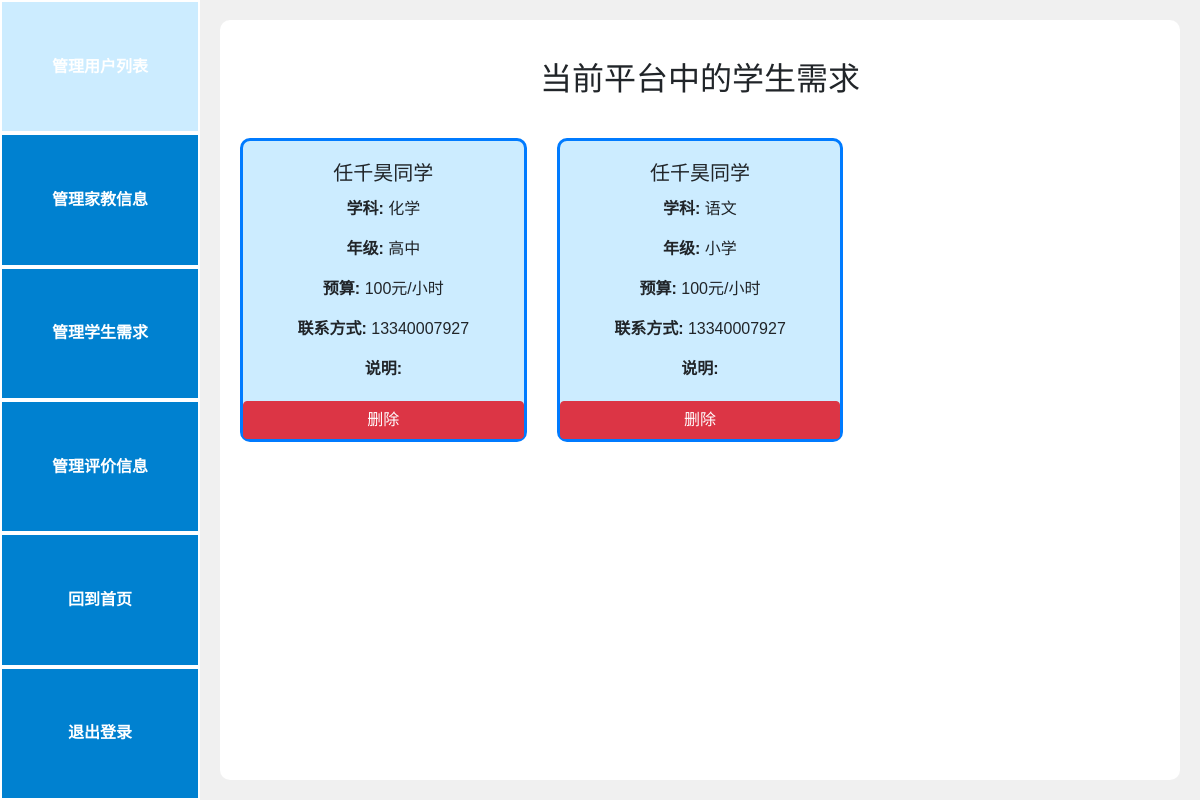
/admin_students (signed in), run on an earlier commit of the app's database.
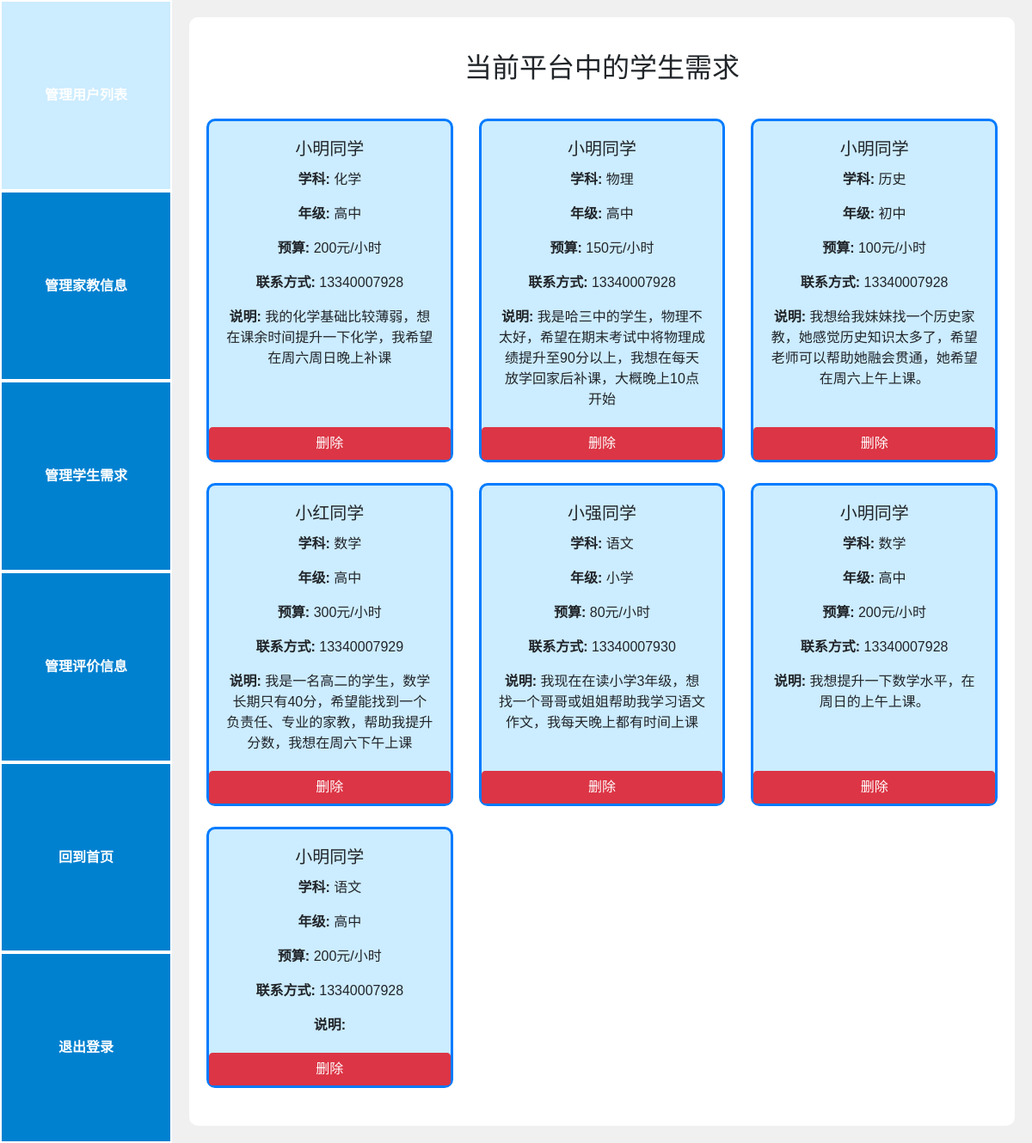
And on a later commit of the database.
### models.py (models this page shows)
class StudentRequest(db.Model):
    id = db.Column(db.Integer, primary_key=True)
    user_id = db.Column(db.Integer, db.ForeignKey('user.id'), nullable=False)
    name = db.Column(db.String(80), nullable=False)
    subject = db.Column(db.String(80), nullable=False)
    grade = db.Column(db.String(80), nullable=False)
    time = db.Column(db.String(80), nullable=True)
    budget = db.Column(db.String(80), nullable=False)
    phoneNumber = db.Column(db.String(20), unique=False, nullable=False)
    information = db.Column(db.Text, unique=False, nullable=False)

### app.py (the view)
@app.route('/admin_students')
def admin_students():
    if 'admin' not in session:
        return redirect(url_for('admin'))
    students = StudentRequest.query.all()
    return render_template('admin_students.html', students=students)

### app.py (called while the page is built)
@app.before_request
def create_tables():
    if not hasattr(g, 'first_request'):  # 保证该函数只在第一次访问时执行
        g.first_request = True
        db.create_all()  # 创建所有在模型中定义的数据库表格

@app.before_request
def before_request():
    g.user = None
    if 'user_id' in session:
        g.user = User.query.get(session['user_id'])

### templates/admin_students.html (shortened to what this page needs)
{% extends "base_admin.html" %}
{% block content %}
<h2 style="text-align: center" class="custom-heading">当前平台中的学生需求</h2>
    <div class="row">
        {% for student in students %}
        <div class="col-md-4 mb-4">
            <div class="card h-100">
                <div class="card-body">
                    <h5 class="card-title" style="text-align: center;">{{ student.name }}同学</h5>
                    <p class="card-text" style="text-align: center;"><strong>学科: </strong> {{ student.subject }}</p>
                    <p class="card-text" style="text-align: center;"><strong>年级: </strong>{{ student.grade }}</p>
                    <p class="card-text" style="text-align: center;"><strong>预算:</strong> {{ student.budget }}元/小时</p>
                    <p class="card-text" style="text-align: center;"><strong>联系方式: </strong>{{ student.phoneNumber }}</p>
                    <p class="card-text" style="text-align: center;"><strong>说明: </strong>{{ student.information }}</p>
                </div>
                <a href="{{ url_for('delete_entity', entity='student', id=student.id) }}" class="btn btn-danger" onclick="return confirm('确定要删除此信息吗？');">删除</a>
            </div>
        </div>
        {% endfor %}
    </div>
{% endblock %}

What changed in the data, as far as the page shows it:
changed StudentRequest "化学": name "任千昊" → "小明"; budget "100" → "200"; phoneNumber "13340007927" → "13340007928"; information (not shown) → "我的化学基础比较薄弱，想在课余时间提升一下化学，我希望在周六周日晚上补课"
added StudentRequest: name "小明", subject "物理", grade "高中", budget "150", phoneNumber "13340007928", information "我是哈三中的学生，物理不太好，希望在期末考试中将物理成绩提升至90分以上，我想在每天放学回家后补课，大概晚上10点开始"
changed StudentRequest: name "任千昊" → "小明"; subject "语文" → "历史"; grade "小学" → "初中"; phoneNumber "13340007927" → "13340007928"; information (not shown) → "我想给我妹妹找一个历史家教，她感觉历史知识太多了，希望老师可以帮助她融会贯通，她希望在周六上午上课。"
added StudentRequest: name "小红", subject "数学", grade "高中", budget "300", phoneNumber "13340007929", information "我是一名高二的学生，数学长期只有40分，希望能找到一个负责任、专业的家教，帮助我提升分数，我想在周六下午上课"
added StudentRequest: name "小强", subject "语文", grade "小学", budget "80", phoneNumber "13340007930", information "我现在在读小学3年级，想找一个哥哥或姐姐帮助我学习语文作文，我每天晚上都有时间上课"
added StudentRequest: name "小明", subject "数学", grade "高中", budget "200", phoneNumber "13340007928", information "我想提升一下数学水平，在周日的上午上课。"
added StudentRequest: name "小明", subject "语文", grade "高中", budget "200", phoneNumber "13340007928"
